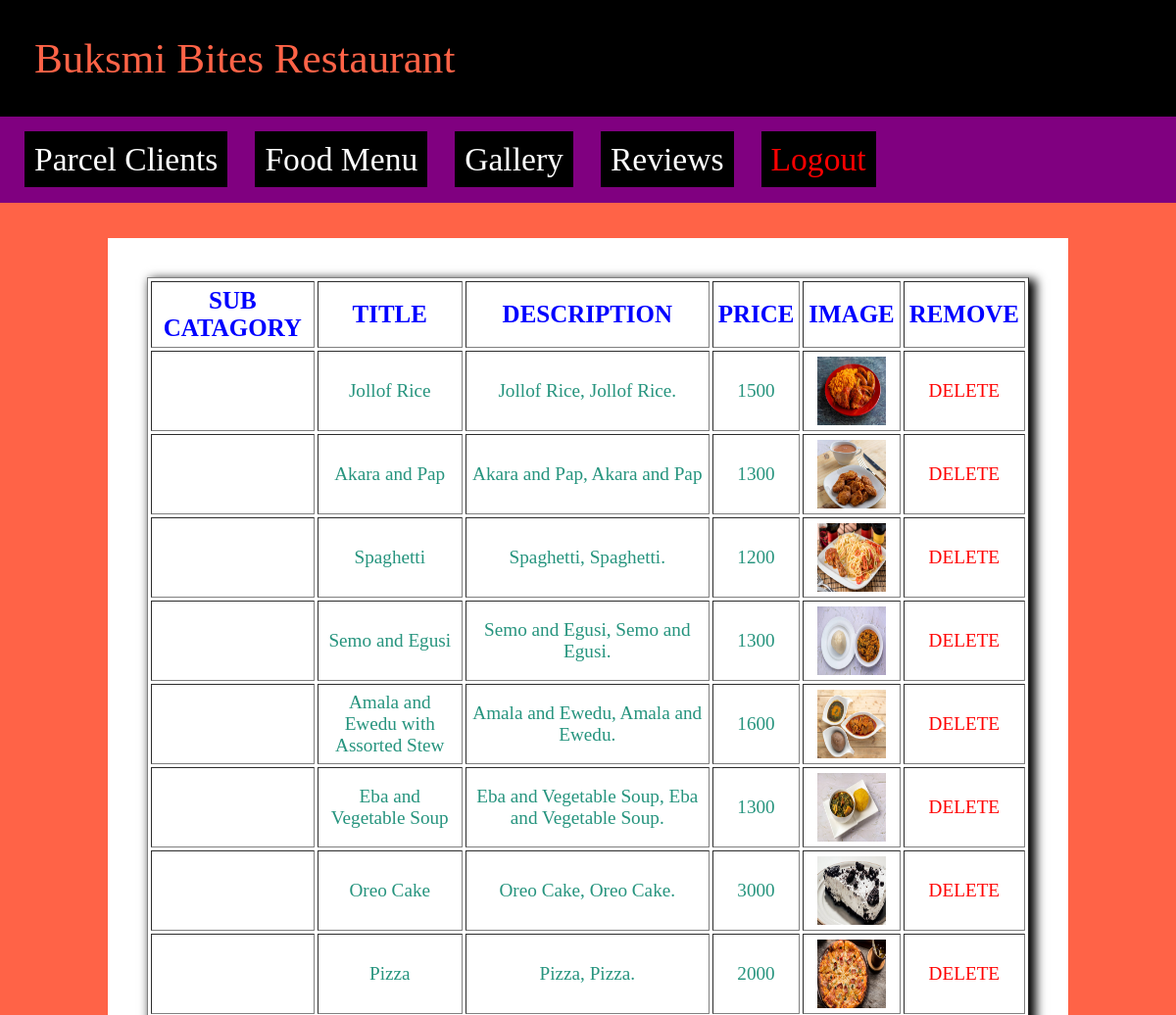
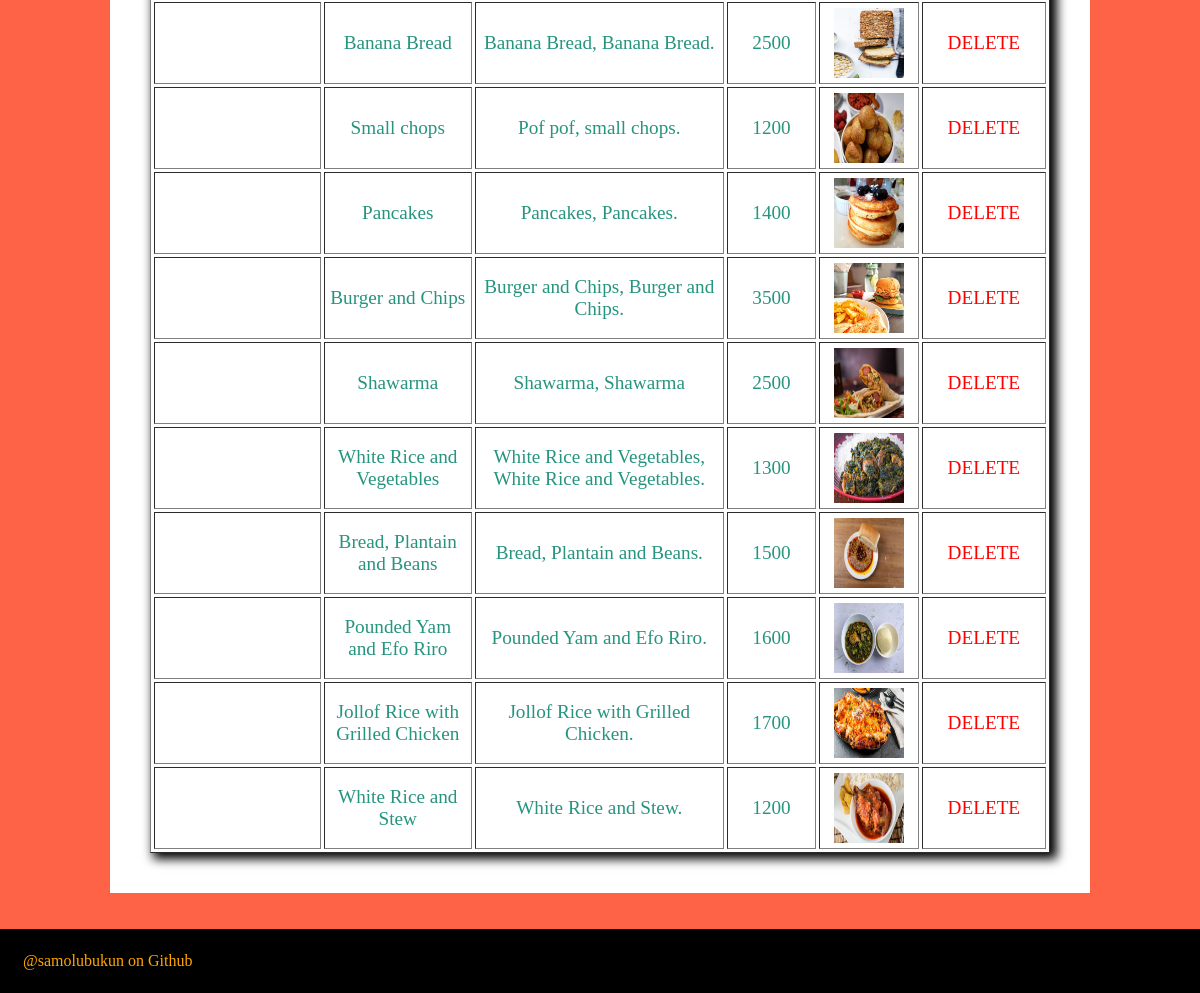
The page /admin/view_food.php on the database its author committed (2 pictures, top to bottom).
### tables this page shows
CREATE TABLE `menu` (
  `id` int(12) NOT NULL,
  `category` varchar(100) NOT NULL,
  `sub_cat` varchar(120) NOT NULL,
  `title` varchar(100) NOT NULL,
  `description` text NOT NULL,
  `price` bigint(6) NOT NULL,
  `image` text NOT NULL
);

### admin/view_food.php (the view, shortened to what this page needs)
<?php include "header.php"; ?>
<?php include "connect.php"; ?>
<div class="content">
	<table border=1 width="100%" cellspacing="3" cellpadding="5" style="box-shadow: 5px 4px 10px 2px; font-family: times new roman; background-color:">
		<tr>
			<th>SUB CATAGORY</th>
			<th>TITLE</th>
			<th>DESCRIPTION</th>
			<th>PRICE</th>
			<th>IMAGE</th>
			<th>REMOVE</th>
		</tr>
		<?php
			$s = mysqli_query($con,"select * from menu");
			while($r = mysqli_fetch_array($s))
			{
			?>
				<tr align=center>
					<td><?php echo $r['sub_cat']; ?></td>
					<td><?php echo $r['title']; ?></td>
					<td><?php echo $r['description']; ?></td>
					<td><?php echo $r['price']; ?></td>
					<td><img src="<?php echo $r['image']; ?>" width=70 height=70></td>
					<td><a href="delfood.php?a=<?php echo $r['id']; ?>" class="del">DELETE</a></td>
				</tr>
		<?php
			}
		?>
	</table>
</div>
<?php include "footer.php"; ?>

### admin/header.php (shortened to what this page needs)
<link rel="stylesheet" type="text/css" href="style2.css">
<div class="h">Buksmi Bites Restaurant</div>
<div class="mbg">
	<a href="after_login.php" class="menu">Parcel Clients</a> &nbsp;&nbsp;&nbsp;&nbsp;&nbsp;
	<a href="food.php" class="menu">Food Menu</a> &nbsp;&nbsp;&nbsp;&nbsp;&nbsp;
	<a href="gallery.php" class="menu">Gallery</a> &nbsp;&nbsp;&nbsp;&nbsp;&nbsp;
	<a href="review.php" class="menu">Reviews</a> &nbsp;&nbsp;&nbsp;&nbsp;&nbsp;
	<a href="logout.php" class="menu" style="color: red;">Logout</a> &nbsp;&nbsp;&nbsp;&nbsp;&nbsp;
</div>

### admin/footer.php (shortened to what this page needs)
<div class="footer">@samolubukun on Github
</div>

### admin/style2.css (style rules this page uses)
.h { color: tomato; background-color: black; font-size: 2.7em; padding: 14px; padding: 35px; }
.mbg { background-color: purple; padding: 25px; }
.menu { color: white; background-color: black; font-family: Century Gothic; font-size:2.1em; padding: 10px; text-decoration: none; }
.content { background-color: white; font-size:21px; width: 75%; margin: 0 auto; padding: 40px; }
.footer { color: orange; background-color: black; font-family: Calibri; padding: 23px; }
.del { color: red; }
tr { color: tomato; }
th { color: blue; font-size: 1.2em; }

### admin/view_food.php (style rules this page uses)
tr { font-size: 1.2em; color: #26947e; }
th { color: blue; font-size: 1.3em; }
.del { color: red; text-decoration: none; }

### rows shown on the page
menu: title "Jollof Rice", description "Jollof Rice, Jollof Rice.", price "1500", image (picture)
menu: title "Akara and Pap", description "Akara and Pap, Akara and Pap", price "1300", image (picture)
menu: title "Spaghetti", description "Spaghetti, Spaghetti.", price "1200", image (picture)
menu: title "Semo and Egusi", description "Semo and Egusi, Semo and Egusi.", price "1300", image (picture)
menu: title "Amala and Ewedu with Assorted Stew", description "Amala and Ewedu, Amala and Ewedu.", price "1600", image (picture)
menu: title "Eba and Vegetable Soup", description "Eba and Vegetable Soup, Eba and Vegetable Soup.", price "1300", image (picture)
menu: title "Oreo Cake", description "Oreo Cake, Oreo Cake.", price "3000", image (picture)
menu: title "Pizza", description "Pizza, Pizza.", price "2000", image (picture)
menu: title "Banana Bread", description "Banana Bread, Banana Bread.", price "2500", image (picture)
menu: title "Small chops", description "Pof pof, small chops.", price "1200", image (picture)
menu: title "Pancakes", description "Pancakes, Pancakes.", price "1400", image (picture)
menu: title "Burger and Chips", description "Burger and Chips, Burger and Chips.", price "3500", image (picture)
menu: title "Shawarma", description "Shawarma, Shawarma", price "2500", image (picture)
menu: title "White Rice and Vegetables", description "White Rice and Vegetables, White Rice and Vegetables.", price "1300", image (picture)
menu: title "Bread, Plantain and Beans", description "Bread, Plantain and Beans.", price "1500", image (picture)
menu: title "Pounded Yam and Efo Riro", description "Pounded Yam and Efo Riro.", price "1600", image (picture)
menu: title "Jollof Rice with Grilled Chicken", description "Jollof Rice with Grilled Chicken.", price "1700", image (picture)
menu: title "White Rice and Stew", description "White Rice and Stew.", price "1200", image (picture)
